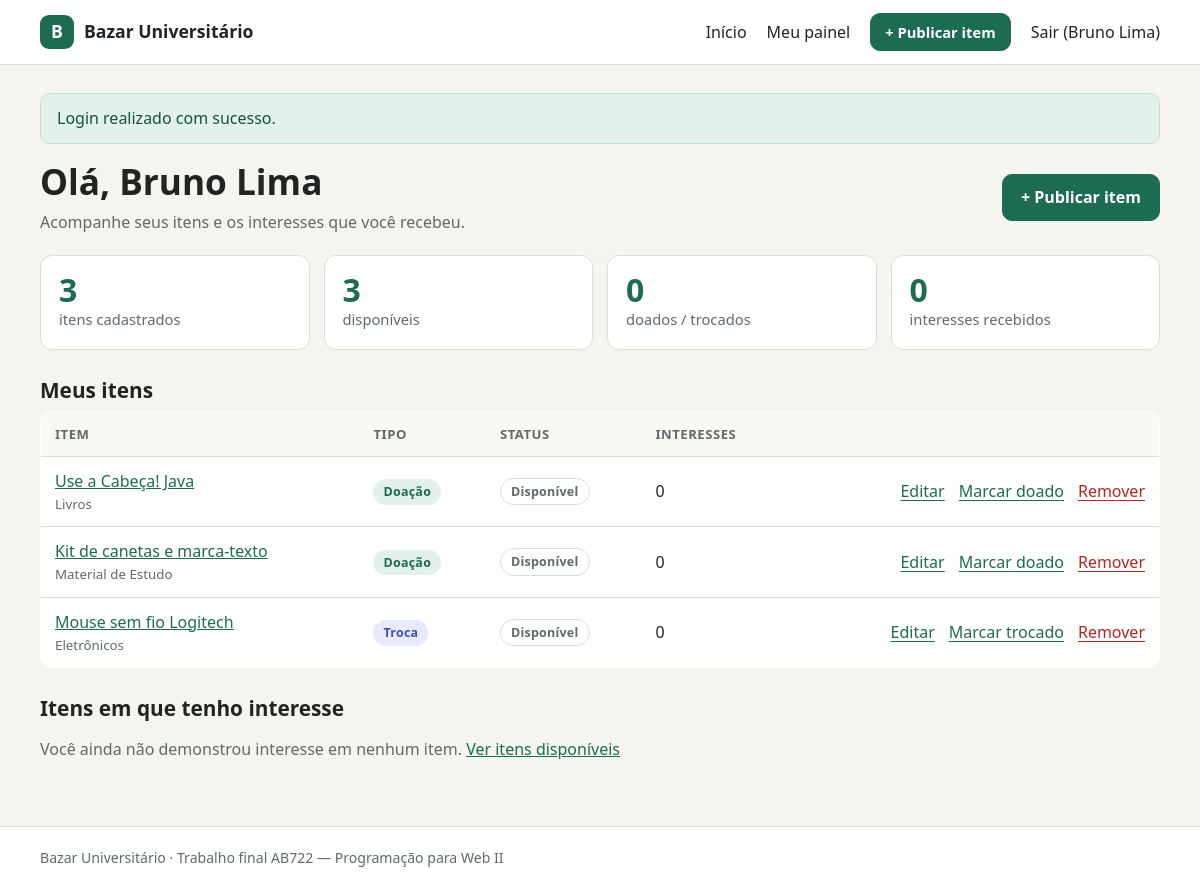
Screenshot of /painel (signed in) with the database file from the repository.
### tables this page shows
CREATE TABLE IF NOT EXISTS itens (
    id INT AUTO_INCREMENT PRIMARY KEY,
    usuario_id INT NOT NULL,
    categoria_id INT NOT NULL,
    nome VARCHAR(120) NOT NULL,
    descricao TEXT,
    tipo ENUM('doacao', 'troca') NOT NULL,
    status ENUM('disponivel', 'concluido') DEFAULT 'disponivel',
    foto VARCHAR(255) NULL,
    criado_em DATETIME DEFAULT CURRENT_TIMESTAMP,
    FOREIGN KEY (usuario_id) REFERENCES usuarios(id),
    FOREIGN KEY (categoria_id) REFERENCES categorias(id),
    INDEX idx_itens_status (status)
);

CREATE TABLE IF NOT EXISTS categorias (
    id INT AUTO_INCREMENT PRIMARY KEY,
    nome VARCHAR(60) NOT NULL UNIQUE
);

### src/View/painel/index.php (the view, shortened to what the rows shown need)
<div class="cabecalho-pagina">
    <div>
        <h1>Olá, <?= $this->e($nome) ?></h1>
        <p class="texto-suave">Acompanhe seus itens e os interesses que você recebeu.</p>
    </div>
    <a href="<?= $this->url('/itens/novo') ?>" class="botao">+ Publicar item</a>
</div>
<section class="numeros" aria-label="Resumo">
    <div class="numero">
        <span class="numero__valor"><?= $this->e($estatisticas['total']) ?></span>
        <span class="numero__rotulo">itens cadastrados</span>
    </div>
    <div class="numero">
        <span class="numero__valor"><?= $this->e($estatisticas['disponiveis']) ?></span>
        <span class="numero__rotulo">disponíveis</span>
    </div>
    <div class="numero">
        <span class="numero__valor"><?= $this->e($estatisticas['concluidos']) ?></span>
        <span class="numero__rotulo">doados / trocados</span>
    </div>
    <div class="numero">
        <span class="numero__valor"><?= $this->e($interessesRecebidos) ?></span>
        <span class="numero__rotulo">interesses recebidos</span>
    </div>
</section>
<section class="painel-bloco">
    <h2>Meus itens</h2>
    <?php if ($meusItens === []): ?>
        <div class="vazio">
            <p>Você ainda não publicou nenhum item.</p>
            <a href="<?= $this->url('/itens/novo') ?>" class="botao">Publicar o primeiro</a>
        </div>
    <?php else: ?>
        <div class="tabela-rolagem">
            <table class="tabela">
                <thead>
                <tr>
                    <th>Item</th>
                    <th>Tipo</th>
                    <th>Status</th>
                    <th>Interesses</th>
                    <th><span class="sr-only">Ações</span></th>
                </tr>
                </thead>
                <tbody>
                <?php foreach ($meusItens as $item): ?>
                    <tr class="<?= $item->estaDisponivel() ? '' : 'linha--concluida' ?>">
                        <td>
                            <a href="<?= $this->url('/itens/' . $item->getId()) ?>"><?= $this->e($item->getNome()) ?></a>
                            <small class="texto-suave"><?= $this->e($item->getNomeCategoria()) ?></small>
                        </td>
                        <td><span class="selo selo--<?= $this->e($item->getTipo()) ?>"><?= $this->e($item->getRotuloTipo()) ?></span></td>
                        <td><span class="selo selo--status-<?= $this->e($item->getStatus()) ?>"><?= $this->e($item->getRotuloStatus()) ?></span></td>
                        <td><?= $this->e($item->getTotalInteresses() ?? 0) ?></td>
                        <td>
                            <div class="tabela__acoes">
                                <a href="<?= $this->url('/itens/' . $item->getId() . '/editar') ?>" class="link-botao">Editar</a>
                                <form action="<?= $this->url('/itens/' . $item->getId() . '/status') ?>" method="post">
                                    <button type="submit" class="link-botao">
                                        <?= $item->estaDisponivel() ? 'Marcar ' . $this->e(strtolower($item->getRotuloConcluido())) : 'Reabrir' ?>
                                    </button>
                                </form>
                                <form action="<?= $this->url('/itens/' . $item->getId() . '/remover') ?>" method="post"
                                      data-confirmar="Remover este item definitivamente?">
                                    <button type="submit" class="link-botao link-botao--perigo">Remover</button>
                                </form>
                            </div>
                        </td>
                    </tr>
                <?php endforeach; ?>
                </tbody>
            </table>
        </div>
    <?php endif; ?>
</section>
<section class="painel-bloco">
    <h2>Itens em que tenho interesse</h2>
    <?php if ($meusInteresses === []): ?>
        <p class="texto-suave">Você ainda não demonstrou interesse em nenhum item. <a href="<?= $this->url('/') ?>">Ver itens disponíveis</a></p>
    <?php endif; ?>
</section>

### src/Core/Router.php (shortened to what the rows shown need)
<?php
final class Router
{
    private array $rotas = [];
    private function adicionar(string $metodo, string $caminho, array $acao): void
    {
        $padrao = preg_replace('#\{[a-zA-Z_]+\}#', '(\d+)', $caminho);
        $this->rotas[] = [
            'metodo' => $metodo,
            'padrao' => '#^' . $padrao . '$#',
            'acao'   => $acao,
        ];
    }
    public function despachar(string $metodo, string $caminho): void
    {
        foreach ($this->rotas as $rota) {
            if (!preg_match($rota['padrao'], $caminho, $parametros)) {
                continue;
            }
            $acao   = $rota['acao'][1];
            $controller = new $classe();
            if (isset($parametros[1])) {
                $controller->$acao((int) $parametros[1]);
            } else {
                $controller->$acao();
            }
            return;
        }
        throw HttpException::naoEncontrado();
    }
}

### rows the page displays
itens: nome "Use a Cabeça! Java", categoria.nome "Livros", RotuloTipo "Doação", status "Disponível", TotalInteresses "0", RotuloConcluido "doado"
itens: nome "Kit de canetas e marca-texto", categoria.nome "Material de Estudo", RotuloTipo "Doação", status "Disponível", TotalInteresses "0", RotuloConcluido "doado"
itens: nome "Mouse sem fio Logitech", categoria.nome "Eletrônicos", RotuloTipo "Troca", status "Disponível", TotalInteresses "0", RotuloConcluido "trocado"

### other values shown
$this->e($this->nomeApp()) "Bazar Universitário"
$this->e($this->usuarioNome()) "Bruno Lima"
$this->e($flash['mensagem']) "Login realizado com sucesso."
$this->e($nome) "Bruno Lima"
$this->e($estatisticas['total']) "3"
$this->e($estatisticas['disponiveis']) "3"
$this->e($estatisticas['concluidos']) "0"
$this->e($interessesRecebidos) "0"
